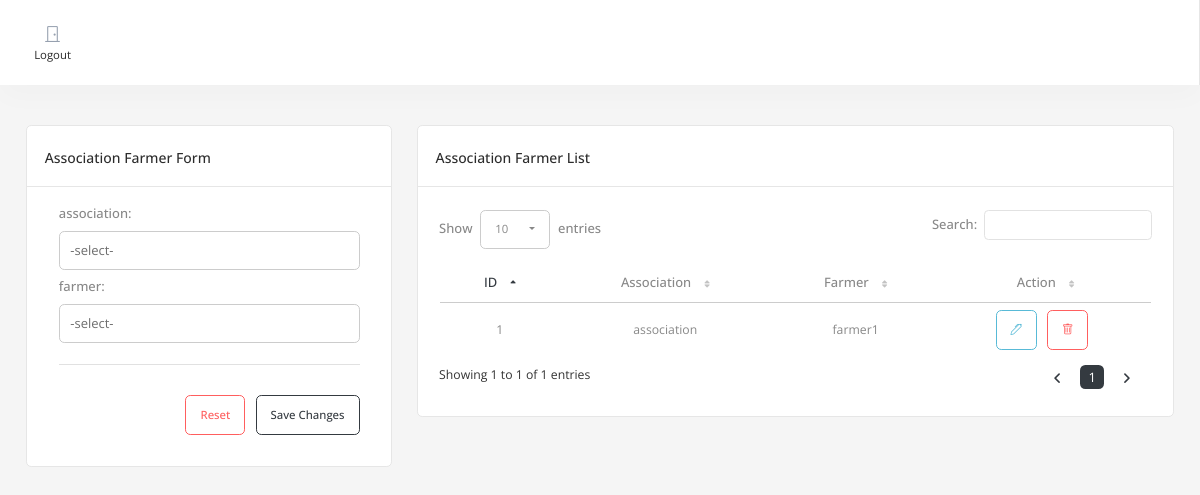
/association_farmer.php, run on the app's committed database.
### tables this page shows
CREATE TABLE `tbl_association_farmer` (
  `tbl_association_farmer_id` int(11) NOT NULL,
  `tbl_association_id` int(11) NOT NULL,
  `tbl_farmer_id` int(11) NOT NULL
);

CREATE TABLE `tbl_association` (
  `tbl_association_id` int(11) NOT NULL,
  `association_name` text NOT NULL,
  `tbl_account_id` int(11) NOT NULL
);

CREATE TABLE `tbl_farmer` (
  `tbl_farmer_id` int(11) NOT NULL,
  `farmer_name` text NOT NULL
);

### class/method.php (called while the page is built, shortened)
<?php
class method
{
    function __construct()
    {
        $servername = "localhost";
        $username = "root";
        $password = "";
        $database = "db_agrikulture";
        try {
            $conn = new PDO(
                "mysql:host=$servername;dbname=$database",
                $username,
                $password
            );
            $conn->setAttribute(PDO::ATTR_ERRMODE, PDO::ERRMODE_EXCEPTION);
            $this->conn = $conn;
        } catch (PDOException $e) {
            echo "Connection failed: " . $e->getMessage();
            die;
        }
    }
    function selectRaw()
    {
        $sql = $this->sql;
        $stmt = $this->conn->prepare($sql);
        $stmt->execute();
        return $stmt->fetchAll(PDO::FETCH_ASSOC);
    }
}
$m = new method();

### association_farmer.php (the view, shortened to what this page needs)
<?php
include "layout/header.php";
?>
<div class='container-fluid'>
    <div class='row mt-3'>
        <div class="col-lg-4 col-sm-12 mb-3">
            <div class="">
                <div class="">
                    <div class="card">
                        <div class="card-header">
                            <div>
                                <h4 class="card-title">association farmer Form</h4>
                            </div>
                        </div>
                        <div class="card-body">
                            <div class="basic-form ps-3 pe-3 pb-3">
                                <form method="post" action="functions/post.php" class="form-valide-with-icon needs-validation" novalidate id="frm-row" enctype="multipart/form-data">
                                    <div id="form-div-association_farmer">
                                        <div class="form-source">
                                            <div class='row'>
                                                <div class='col-md-12 form-group '>
                                                    <div class='row mb-2'>
                                                        <label for='association_farmer-tbl_association_id' class="text-label form-label">association:</label>
                                                        <div class=''>
                                                            <select name='tbl_association_farmer-tbl_association_id[]' id='association_farmer-tbl_association_id' class='form-control editable ' required>
                                                                <option value=''>-select-</option>
                                                                <?php
                                                                $sql = "SELECT * FROM tbl_association";
                                                                $m->sql = $sql;
                                                                ?>
                                                            </select>
                                                        </div>
                                                    </div>
                                                </div>
                                                <div class='col-md-12 form-group '>
                                                    <div class='row mb-2'>
                                                        <label for='association_farmer-tbl_farmer_id' class="text-label form-label">farmer:</label>
                                                        <div class=''>
                                                            <select name='tbl_association_farmer-tbl_farmer_id[]' id='association_farmer-tbl_farmer_id' class='form-control editable ' required>
                                                                <option value=''>-select-</option>
                                                                <?php
                                                                $sql = "SELECT * FROM tbl_farmer";
                                                                $m->sql = $sql;
                                                                ?>
                                                            </select>
                                                        </div>
                                                    </div>
                                                </div>
                                            </div>
                                        </div>
                                    </div>
                                    <div class='row'>
                                        <div class='col-12 text-end add-btns'>
                                            <hr style="margin-bottom: 30px">
                                            <button type='reset' class='btn btn-outline-danger me-2'>Reset</button>
                                            <button type='submit' class='btn btn-outline-primary'>Save Changes</button>
                                        </div>
                                    </div>
                                </form>
                            </div>
                        </div>
                    </div>
                </div>
            </div>
        </div>
        <div class="col-lg-8 mb-3">
            <div class="row">
                <div class="col-lg-12">
                    <div class="card dz-card">
                        <div class="card-header flex-wrap">
                            <div>
                                <h4 class="card-title">association farmer List</h4>
                            </div>
                        </div>
                        <div class="tab-content">
                            <div class="tab-pane fade show active p-4">
                                <?php
                                $sql = "SELECT * FROM tbl_association_farmer  LEFT JOIN tbl_association ON tbl_association.tbl_association_id=tbl_association_farmer.tbl_association_id LEFT JOIN tbl_farmer ON tbl_farmer.tbl_farmer_id=tbl_association_farmer.tbl_farmer_id";
                                $m->sql = $sql;
                                $record = $m->selectRaw();
                                ?>
                                <div class="table-responsive">
                                    <table id="datatable-association_farmer" class="dt-table display table" style="width: calc(100% - 2px)">
                                        <thead>
                                            <tr class='text-center'>
                                                <td class='text-center'>
                                                    <label class='mb-0'>ID</label>
                                                </td>
                                                <td class='text-center'>
                                                    <label class='mb-0'>Association</label>
                                                </td>
                                                <td class='text-center'>
                                                    <label class='mb-0'>Farmer</label>
                                                </td>
                                                <td class=" text-center">
                                                    <label class='mb-0'>Action</label>
                                                </td>
                                            </tr>
                                        </thead>
                                        <tbody>
                                            <?php
                                            foreach ($record as $k => $r) {
                                                extract($r);
                                            ?>
                                                <tr>
                                                    <td class="text-center">
                                                        <?= $tbl_association_farmer_id; ?></td>
                                                    <td class="text-center">
                                                        <?= $association_name; ?></td>
                                                    <td class="text-center">
                                                        <?= $farmer_name; ?></td>
                                                    <td class="text-center ">
                                                        <button type="button" class="btn btn-outline-info btn-action me-2" onclick="editInfo(<?= $k ?>)"><i class="bi bi-pen"></i></button>
                                                        <button type="button" class="btn btn-outline-danger btn-action me-2" onclick="deleteInfo('tbl_association_farmer','tbl_association_farmer_id',<?= $tbl_association_farmer_id;  ?>)"><i class="bi bi-trash"></i></button>
                                                    </td>
                                                </tr>
                                            <?php
                                            }
                                            ?>
                                        </tbody>
                                    </table>
                                </div>
                            </div>
                        </div>
                    </div>
                </div>
            </div>
        </div>
    </div>
</div>
<?php
include "layout/footer.php";
?>

### layout/header.php (style rules this page uses)
.dt-table tbody tr td.sorting_1 span, .dt-table thead tr td.sorting_asc label, .dt-table thead tr td.sorting_desc label, table.dataTable thead td.sorting_asc:after, table.dataTable thead td.sorting_desc:after { color: var(--primary) !important; }

### data on the page
tbl_association_farmer: tbl_association_farmer_id "1", tbl_association.association_name "association", tbl_farmer.farmer_name "farmer1"
